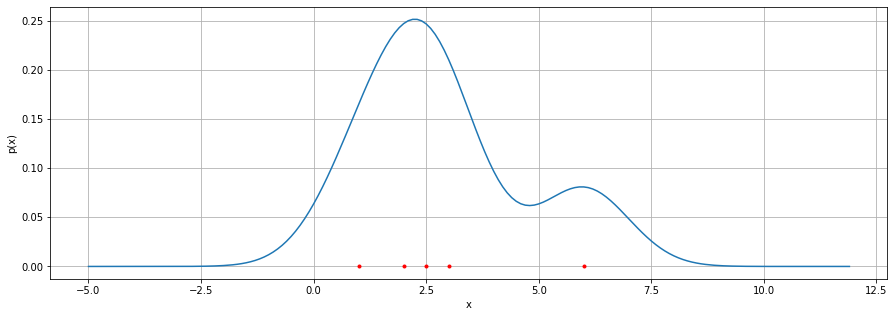

Here is the Python script that generated this plot:
# -*- coding: utf-8 -*-
"""
Created on Tue Jul 26 13:56:24 2022

@author: halfghostx
@name: Parzen.py
@function: Parzen method to estimate PDF. 
@Python version: Python 3.8
"""

# Parzen method to estimate PDF. 

import numpy as np
import matplotlib.pyplot as plt

def gaussian_pdf(x, mu, sigma):
    prob = 1/np.sqrt(2*np.pi)/sigma*np.exp(-(x-mu)**2/2/sigma**2)
    return prob

def parzen_window_pdf(x, data, sigma):
    px = [gaussian_pdf(x, mu=mu, sigma=sigma) for mu in data]
    return np.mean(np.array(px), axis=0)

data = [2, 2.5, 3, 1, 6]
x = np.arange(-5, 12, 0.1)
prob = parzen_window_pdf(x, data, sigma=1)
plt.figure(figsize=(15,5))
plt.plot(x, prob)
plt.plot(data, [0]*len(data), '.r')
plt.xlabel('x')
plt.ylabel('p(x)')
plt.grid()
plt.show()
